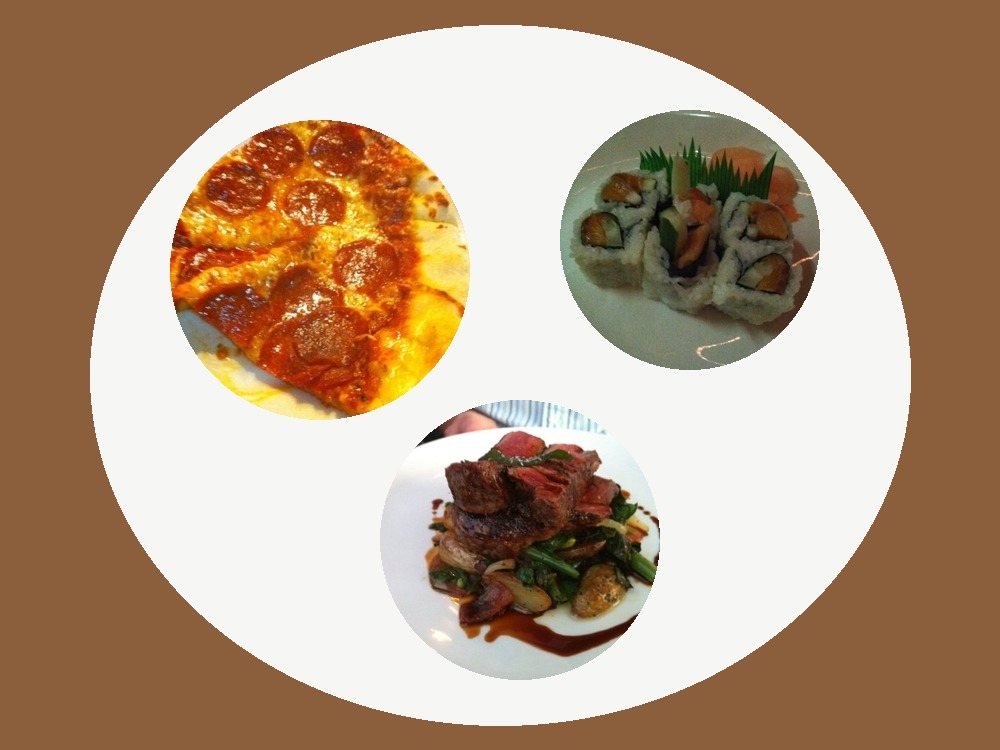
#> input picture backend/tests/fixtures/multi_food_plate.jpg, 1000 x 750 px
$ python -i preprocess.py   (imports and definitions only)
#> lines starting #> are read from the running program, lines starting #| are printed output that depends on the picture
#> further down, picture is the input picture: PIL image 1000x750 RGB; mean R, G, B 178.9, 152.1, 127.4
"""Exact port of the EXP-002 evaluation transform (ml/models/exp002/preprocessing.py) without torch:

    Resize(256) -> CenterCrop(224) -> ToTensor() -> Normalize(ImageNet mean/std)

Mirrors torchvision's PIL code path: shorter side to 256 with int() truncation for the longer side,
bilinear (antialiased) PIL resize, round()-based centre-crop offsets. Equivalence with torchvision is
measured by ml/export/export_exp002.py and recorded in ml/models/exp002/evidence/onnx_parity.json.
"""
import numpy as np
from PIL import Image

RESIZE, CROP = 256, 224
MEAN = np.array([0.485, 0.456, 0.406], dtype=np.float32)
STD = np.array([0.229, 0.224, 0.225], dtype=np.float32)


def resize_shorter(img: Image.Image, size: int = RESIZE) -> Image.Image:
#> called with size = 256
    w, h = img.size
#> w = 1000; h = 750
    short, long = (w, h) if w <= h else (h, w)
#> short = 750; long = 1000
    if short == size:
        return img
    new_short, new_long = size, int(size * long / short)
#> new_short = 256; new_long = 341
    new_w, new_h = (new_short, new_long) if w <= h else (new_long, new_short)
#> new_w = 341; new_h = 256
    return img.resize((new_w, new_h), Image.BILINEAR)


def center_crop(img: Image.Image, size: int = CROP) -> Image.Image:
#> called with size = 224
    w, h = img.size
#> w = 341; h = 256
    top, left = int(round((h - size) / 2.0)), int(round((w - size) / 2.0))
#> top = 16; left = 58
    return img.crop((left, top, left + size, top + size))
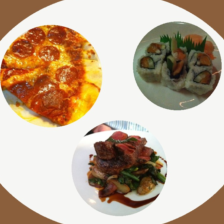
#> returned value: PIL image 224x224 RGB; mean R, G, B 194.7, 174.8, 153.5


def to_input(img: Image.Image) -> np.ndarray:
    """PIL RGB image -> float32 NCHW tensor, identical to the evaluation transform."""
    x = np.asarray(center_crop(resize_shorter(img.convert("RGB"))), dtype=np.float32) / 255.0
    return ((x - MEAN) / STD).transpose(2, 0, 1)[None].astype(np.float32)

>>> from PIL import Image
>>> picture = Image.open('../../tests/fixtures/multi_food_plate.jpg')
>>> result = to_input(picture)
